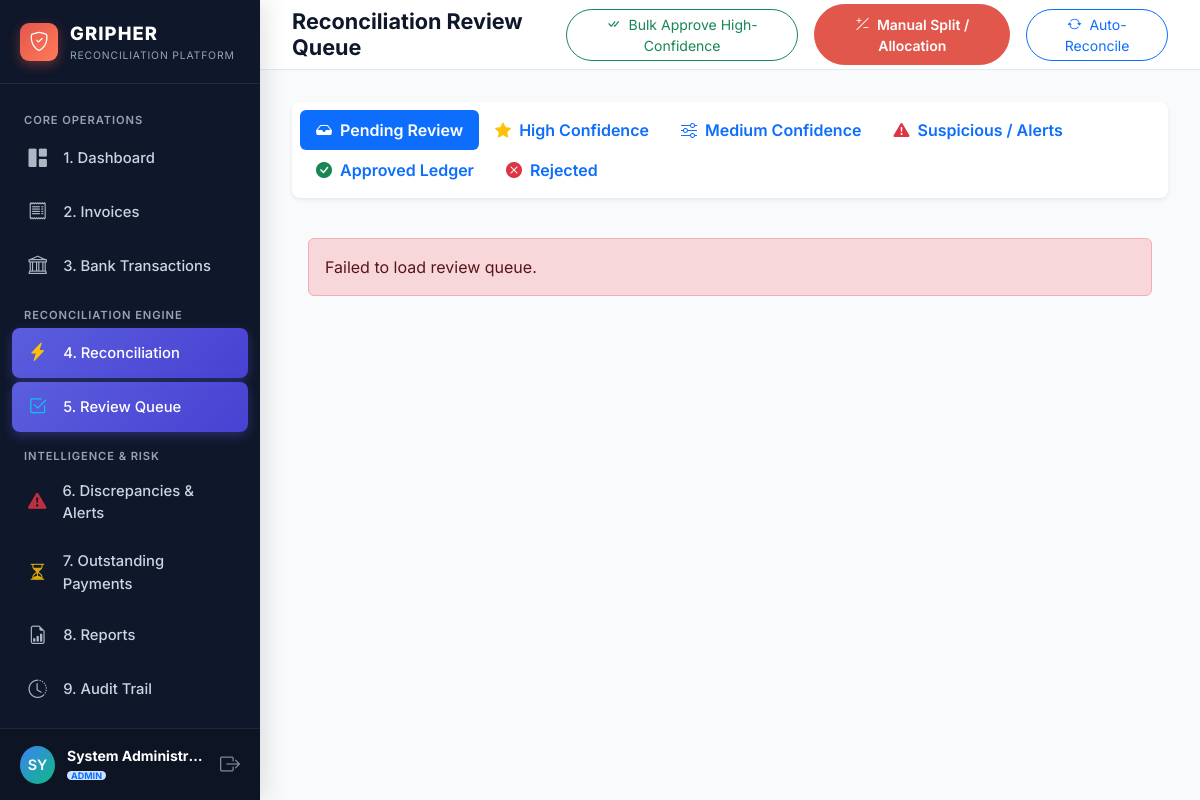
/reconciliation/review (signed in), run on the app's committed database.
### app/models/user.py (models this page shows, shortened)
class User(Base):
    __tablename__ = "users"
    id = Column(Integer, primary_key=True, index=True)
    email = Column(String(255), unique=True, index=True, nullable=False)
    hashed_password = Column(String(255), nullable=False)
    full_name = Column(String(255), nullable=False)
    role = Column(String(20), default=UserRole.USER.value, nullable=False)
    is_active = Column(Boolean, default=True, nullable=False)
    created_at = Column(DateTime, default=lambda: datetime.now(timezone.utc), nullable=False)
    updated_at = Column(DateTime, default=lambda: datetime.now(timezone.utc), onupdate=lambda: datetime.now(timezone.utc), nullable=False)

### app/routers/reconciliation.py (the view)
@router.get("/reconciliation/review", response_class=HTMLResponse)
def review_queue_page(
    request: Request,
    current_user: User = Depends(get_current_user),
    db: Session = Depends(get_db)
):
    setting = get_reconciliation_settings(db)
    return templates.TemplateResponse(request=request, name="review_queue.html", context={
        "current_user": current_user,
        "setting": setting,
        "app_name": settings.APP_NAME
    })

### app/templates/review_queue.html (shortened to what this page needs)
{% extends "base.html" %}
{% block page_title %}Reconciliation Review Queue{% endblock %}
{% block topbar_actions %}
<button class="btn btn-outline-success btn-sm rounded-pill px-3" onclick="bulkApproveHigh()">
    <i class="bi bi-check-all me-1"></i> Bulk Approve High-Confidence
</button>
<button class="btn btn-primary btn-sm rounded-pill px-3" data-bs-toggle="modal" data-bs-target="#manualAllocateModal">
    <i class="bi bi-plus-slash-minus me-1"></i> Manual Split / Allocation
</button>
{% endblock %}
{% block content %}
<ul class="nav nav-pills mb-4 bg-white p-2 rounded-3 border-0 shadow-sm" id="queueTabs">
    <li class="nav-item">
        <button class="nav-link active fw-semibold" onclick="filterQueue('PROPOSED', 'ALL', this)">
            <i class="bi bi-inbox-fill me-1"></i> Pending Review
        </button>
    </li>
    <li class="nav-item">
        <button class="nav-link fw-semibold" onclick="filterQueue('PROPOSED', 'HIGH', this)">
            <i class="bi bi-star-fill text-warning me-1"></i> High Confidence
        </button>
    </li>
    <li class="nav-item">
        <button class="nav-link fw-semibold" onclick="filterQueue('PROPOSED', 'MEDIUM', this)">
            <i class="bi bi-sliders me-1"></i> Medium Confidence
        </button>
    </li>
    <li class="nav-item">
        <button class="nav-link fw-semibold" onclick="filterQueue('PROPOSED', 'SUSPICIOUS', this)">
            <i class="bi bi-exclamation-triangle-fill text-danger me-1"></i> Suspicious / Alerts
        </button>
    </li>
    <li class="nav-item">
        <button class="nav-link fw-semibold" onclick="filterQueue('APPROVED', 'ALL', this)">
            <i class="bi bi-check-circle-fill text-success me-1"></i> Approved Ledger
        </button>
    </li>
    <li class="nav-item">
        <button class="nav-link fw-semibold" onclick="filterQueue('REJECTED', 'ALL', this)">
            <i class="bi bi-x-circle-fill text-danger me-1"></i> Rejected
        </button>
    </li>
</ul>
<div id="queueContainer" class="d-flex flex-column gap-3">
</div>
{% endblock %}

### app/templates/base.html (shortened to what this page needs)
<!DOCTYPE html>
<html lang="en">
<head>
    <link href="https://cdn.jsdelivr.net/npm/bootstrap@5.3.3/dist/css/bootstrap.min.css" rel="stylesheet">
    <link href="https://cdn.jsdelivr.net/npm/bootstrap-icons@1.11.3/font/bootstrap-icons.min.css" rel="stylesheet">
    <link href="/static/css/custom.css" rel="stylesheet">
</head>
<body>
    <aside class="app-sidebar" id="appSidebar">
        <a href="/" class="sidebar-brand">
            <div class="brand-icon">
                <i class="bi bi-shield-check"></i>
            </div>
            <div class="brand-text">
                <span class="brand-title">GRIPHER</span>
                <span class="brand-sub">Reconciliation Platform</span>
            </div>
        </a>
        <div class="sidebar-menu">
            <div class="nav-category">Core Operations</div>
            <a href="/" class="sidebar-item" id="nav-dashboard">
                <i class="bi bi-grid-1x2-fill"></i>
                <span>1. Dashboard</span>
            </a>
            <a href="/invoices" class="sidebar-item" id="nav-invoices">
                <i class="bi bi-receipt"></i>
                <span>2. Invoices</span>
            </a>
            <a href="/payments" class="sidebar-item" id="nav-payments">
                <i class="bi bi-bank"></i>
                <span>3. Bank Transactions</span>
            </a>
            <div class="nav-category">Reconciliation Engine</div>
            <a href="/reconciliation" class="sidebar-item" id="nav-reconciliation">
                <i class="bi bi-lightning-charge-fill text-warning"></i>
                <span>4. Reconciliation</span>
            </a>
            <a href="/reconciliation/review" class="sidebar-item" id="nav-review">
                <i class="bi bi-check2-square text-info"></i>
                <span>5. Review Queue</span>
            </a>
            <div class="nav-category">Intelligence & Risk</div>
            <a href="/discrepancies" class="sidebar-item" id="nav-discrepancies">
                <i class="bi bi-exclamation-triangle-fill text-danger"></i>
                <span>6. Discrepancies & Alerts</span>
            </a>
            <a href="/outstanding-payments" class="sidebar-item" id="nav-outstanding">
                <i class="bi bi-hourglass-split text-warning"></i>
                <span>7. Outstanding Payments</span>
            </a>
            <a href="/reports" class="sidebar-item" id="nav-reports">
                <i class="bi bi-file-earmark-bar-graph"></i>
                <span>8. Reports</span>
            </a>
            <a href="/audit-logs" class="sidebar-item" id="nav-audit">
                <i class="bi bi-clock-history"></i>
                <span>9. Audit Trail</span>
            </a>
            <div class="nav-category">System</div>
        </div>
        <div class="sidebar-footer">
            <div class="user-badge">
                <div class="user-avatar">
                    {{ current_user.full_name[:2].upper() if current_user else 'AD' }}
                </div>
                <div class="overflow-hidden flex-grow-1">
                    <div class="fw-bold text-truncate text-white small">{{ current_user.full_name if current_user else 'Administrator' }}</div>
                    <div class="text-white-50 text-truncate" style="font-size: 0.75rem;">
                        <span class="badge bg-primary-subtle text-primary py-0 px-1">{{ current_user.role if current_user else 'ADMIN' }}</span>
                    </div>
                </div>
                <a href="/auth/logout" class="text-white-50 hover-text-white ms-1" title="Sign out">
                    <i class="bi bi-box-arrow-right fs-5"></i>
                </a>
            </div>
        </div>
    </aside>
    <main class="app-main">
        <header class="app-topbar">
            <div class="topbar-title">
                <h1>{% block page_title %}Dashboard{% endblock %}</h1>
            </div>
            <div class="topbar-actions">
                {% block topbar_actions %}{% endblock %}
                <button type="button" class="btn btn-outline-primary btn-sm rounded-pill px-3" onclick="triggerQuickReconciliation()" id="btnQuickReconcile">
                    <i class="bi bi-arrow-repeat me-1"></i> Auto-Reconcile
                </button>
            </div>
        </header>
        <section class="content-body">
            {% block content %}{% endblock %}
        </section>
    </main>
</body>
</html>

### app/static/css/custom.css (style rules this page uses)
:root { --primary: #E2574C; --primary-hover: #CF453A; --primary-light: #FDF2F0; --secondary: #3B82F6; --success: #10B981; --success-light: #ECFDF5; --warning: #F59E0B; --warning-light: #FFFBEB; --danger: #EF4444; --danger-light: #FEF2F2; --dark-bg: #0B1120; --sidebar-bg: #0F172A; --card-bg: #FFFFFF; --text-primary: #0F172A; --text-muted: #64748B; --border-color: #E2E8F0; --sidebar-width: 260px; --shadow-sm: 0 1px 2px 0 rgb(0 0 0 / 0.05); --shadow-md: 0 4px 6px -1px rgb(0 0 0 / 0.1), 0 2px 4px -2px rgb(0 0 0 / 0.1); --shadow-lg: 0 10px 15px -3px rgb(0 0 0 / 0.1), 0 4px 6px -4px rgb(0 0 0 / 0.1); --radius: 10px; }
body { font-family: 'Inter', -apple-system, BlinkMacSystemFont, "Segoe UI", Roboto, sans-serif; background-color: #F8FAFC; color: var(--text-primary); min-height: 100vh; display: flex; }
.app-sidebar { width: var(--sidebar-width); background: var(--sidebar-bg); color: #F1F5F9; position: fixed; top: 0; bottom: 0; left: 0; z-index: 1000; display: flex; flex-direction: column; box-shadow: 4px 0 24px rgba(0, 0, 0, 0.12); transition: all 0.25s ease; }
.sidebar-brand { padding: 1.25rem 1.25rem; display: flex; align-items: center; gap: 0.75rem; border-bottom: 1px solid rgba(255, 255, 255, 0.08); text-decoration: none; }
.brand-icon { width: 38px; height: 38px; background: linear-gradient(135deg, #E2574C, #FF7A59); border-radius: 9px; display: flex; align-items: center; justify-content: center; color: white; font-size: 1.2rem; box-shadow: 0 4px 12px rgba(226, 87, 76, 0.4); }
.brand-text { display: flex; flex-direction: column; }
.brand-title { font-size: 1.15rem; font-weight: 800; letter-spacing: 0.06em; color: #FFFFFF; }
.brand-sub { font-size: 0.65rem; text-transform: uppercase; letter-spacing: 0.08em; color: #94A3B8; }
.sidebar-menu { padding: 1rem 0.75rem; flex: 1; overflow-y: auto; }
.nav-category { font-size: 0.7rem; text-transform: uppercase; letter-spacing: 0.08em; color: #94a3b8; padding: 0.75rem 0.75rem 0.25rem; font-weight: 600; }
.sidebar-item { display: flex; align-items: center; gap: 0.85rem; padding: 0.7rem 0.85rem; color: #cbd5e1; text-decoration: none; border-radius: 8px; font-size: 0.925rem; font-weight: 500; margin-bottom: 0.25rem; transition: all 0.2s ease; }
.sidebar-item i { font-size: 1.15rem; width: 24px; text-align: center; opacity: 0.85; }
.sidebar-item.active { color: #ffffff; background: linear-gradient(135deg, rgba(99, 102, 241, 0.9), rgba(79, 70, 229, 0.9)); box-shadow: 0 4px 12px rgba(99, 102, 241, 0.3); }
.sidebar-item.active i { opacity: 1; }
.sidebar-footer { padding: 1rem 1.25rem; border-top: 1px solid rgba(255, 255, 255, 0.08); background: rgba(0, 0, 0, 0.15); }
.user-badge { display: flex; align-items: center; gap: 0.75rem; }
.user-avatar { width: 38px; height: 38px; border-radius: 50%; background: linear-gradient(135deg, #3b82f6, #10b981); color: white; display: flex; align-items: center; justify-content: center; font-weight: 600; font-size: 0.9rem; }
.app-main { margin-left: var(--sidebar-width); flex: 1; display: flex; flex-direction: column; min-height: 100vh; }
.app-topbar { height: 70px; background: #ffffff; border-bottom: 1px solid var(--border-color); padding: 0 2rem; display: flex; align-items: center; justify-content: space-between; position: sticky; top: 0; z-index: 900; }
.topbar-title h1 { font-size: 1.35rem; font-weight: 700; margin: 0; color: #0f172a; }
.topbar-actions { display: flex; align-items: center; gap: 1rem; }
.content-body { padding: 2rem; flex: 1; }
.btn-primary { background-color: var(--primary); border-color: var(--primary); font-weight: 600; border-radius: 8px; padding: 0.55rem 1.15rem; transition: all 0.2s ease; }

### data on the page
User: full_name "SY", full_name "System Administr…", role "ADMIN"
